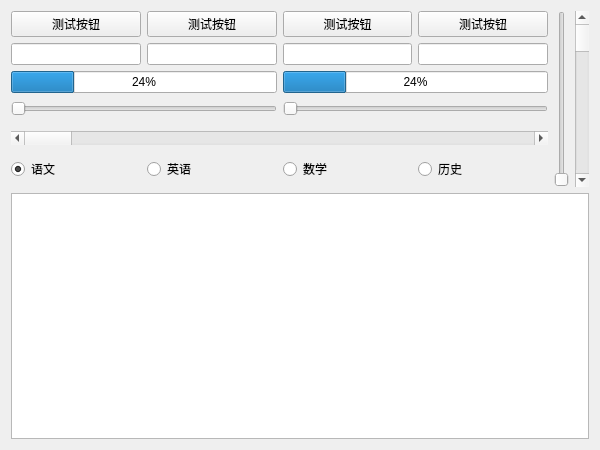
<?xml version="1.0" encoding="UTF-8"?>
<ui version="4.0">
 <class>frmFlatUI</class>
 <widget class="QWidget" name="frmFlatUI">
  <property name="geometry">
   <rect>
    <x>0</x>
    <y>0</y>
    <width>600</width>
    <height>450</height>
   </rect>
  </property>
  <property name="styleSheet">
   <string notr="true"/>
  </property>
  <layout class="QGridLayout" name="gridLayout">
   <item row="7" column="0">
    <widget class="QRadioButton" name="rbtn1">
     <property name="text">
      <string>语文</string>
     </property>
     <property name="checked">
      <bool>true</bool>
     </property>
    </widget>
   </item>
   <item row="0" column="2">
    <widget class="QPushButton" name="btn3">
     <property name="styleSheet">
      <string notr="true"/>
     </property>
     <property name="text">
      <string>测试按钮</string>
     </property>
    </widget>
   </item>
   <item row="1" column="2">
    <widget class="QLineEdit" name="txt3"/>
   </item>
   <item row="0" column="1">
    <widget class="QPushButton" name="btn2">
     <property name="styleSheet">
      <string notr="true"/>
     </property>
     <property name="text">
      <string>测试按钮</string>
     </property>
    </widget>
   </item>
   <item row="0" column="4" rowspan="9">
    <widget class="QSlider" name="slider3">
     <property name="orientation">
      <enum>Qt::Vertical</enum>
     </property>
     <property name="invertedControls">
      <bool>false</bool>
     </property>
     <property name="tickPosition">
      <enum>QSlider::NoTicks</enum>
     </property>
    </widget>
   </item>
   <item row="7" column="1">
    <widget class="QRadioButton" name="rbtn2">
     <property name="text">
      <string>英语</string>
     </property>
    </widget>
   </item>
   <item row="2" column="2" colspan="2">
    <widget class="QProgressBar" name="bar2">
     <property name="minimumSize">
      <size>
       <width>0</width>
       <height>16</height>
      </size>
     </property>
     <property name="value">
      <number>24</number>
     </property>
    </widget>
   </item>
   <item row="5" column="0" colspan="4">
    <widget class="QScrollBar" name="horizontalScrollBar">
     <property name="styleSheet">
      <string notr="true"/>
     </property>
     <property name="orientation">
      <enum>Qt::Horizontal</enum>
     </property>
    </widget>
   </item>
   <item row="7" column="3">
    <widget class="QRadioButton" name="rbtn4">
     <property name="text">
      <string>历史</string>
     </property>
    </widget>
   </item>
   <item row="7" column="2">
    <widget class="QRadioButton" name="rbtn3">
     <property name="text">
      <string>数学</string>
     </property>
    </widget>
   </item>
   <item row="0" column="3">
    <widget class="QPushButton" name="btn4">
     <property name="styleSheet">
      <string notr="true"/>
     </property>
     <property name="text">
      <string>测试按钮</string>
     </property>
    </widget>
   </item>
   <item row="1" column="1">
    <widget class="QLineEdit" name="txt2"/>
   </item>
   <item row="1" column="3">
    <widget class="QLineEdit" name="txt4"/>
   </item>
   <item row="0" column="0">
    <widget class="QPushButton" name="btn1">
     <property name="styleSheet">
      <string notr="true"/>
     </property>
     <property name="text">
      <string>测试按钮</string>
     </property>
    </widget>
   </item>
   <item row="1" column="0">
    <widget class="QLineEdit" name="txt1"/>
   </item>
   <item row="2" column="0" colspan="2">
    <widget class="QProgressBar" name="bar1">
     <property name="minimumSize">
      <size>
       <width>0</width>
       <height>16</height>
      </size>
     </property>
     <property name="value">
      <number>24</number>
     </property>
    </widget>
   </item>
   <item row="0" column="5" rowspan="9">
    <widget class="QScrollBar" name="verticalScrollBar">
     <property name="orientation">
      <enum>Qt::Vertical</enum>
     </property>
    </widget>
   </item>
   <item row="3" column="0" colspan="2">
    <widget class="QSlider" name="slider1">
     <property name="minimumSize">
      <size>
       <width>0</width>
       <height>20</height>
      </size>
     </property>
     <property name="orientation">
      <enum>Qt::Horizontal</enum>
     </property>
    </widget>
   </item>
   <item row="3" column="2" colspan="2">
    <widget class="QSlider" name="slider2">
     <property name="minimumSize">
      <size>
       <width>0</width>
       <height>20</height>
      </size>
     </property>
     <property name="maximum">
      <number>255</number>
     </property>
     <property name="orientation">
      <enum>Qt::Horizontal</enum>
     </property>
    </widget>
   </item>
   <item row="9" column="0" colspan="6">
    <widget class="QTableWidget" name="tableWidget">
     <property name="styleSheet">
      <string notr="true"/>
     </property>
     <property name="gridStyle">
      <enum>Qt::DashDotLine</enum>
     </property>
    </widget>
   </item>
  </layout>
 </widget>
 <layoutdefault spacing="6" margin="11"/>
 <resources/>
 <connections/>
</ui>
